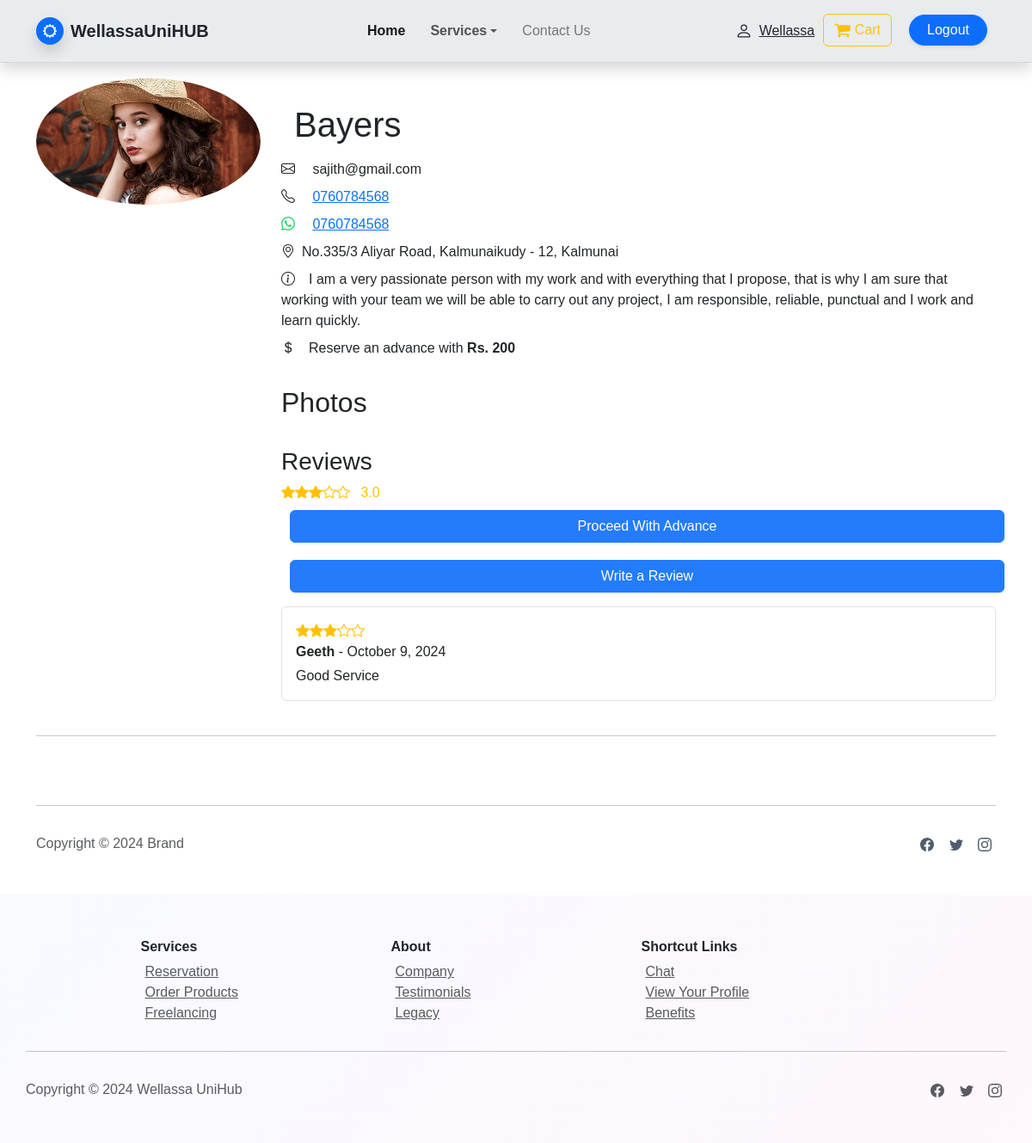
The app's page /freelance_view.php?userId=SP-001 (signed in), older data.
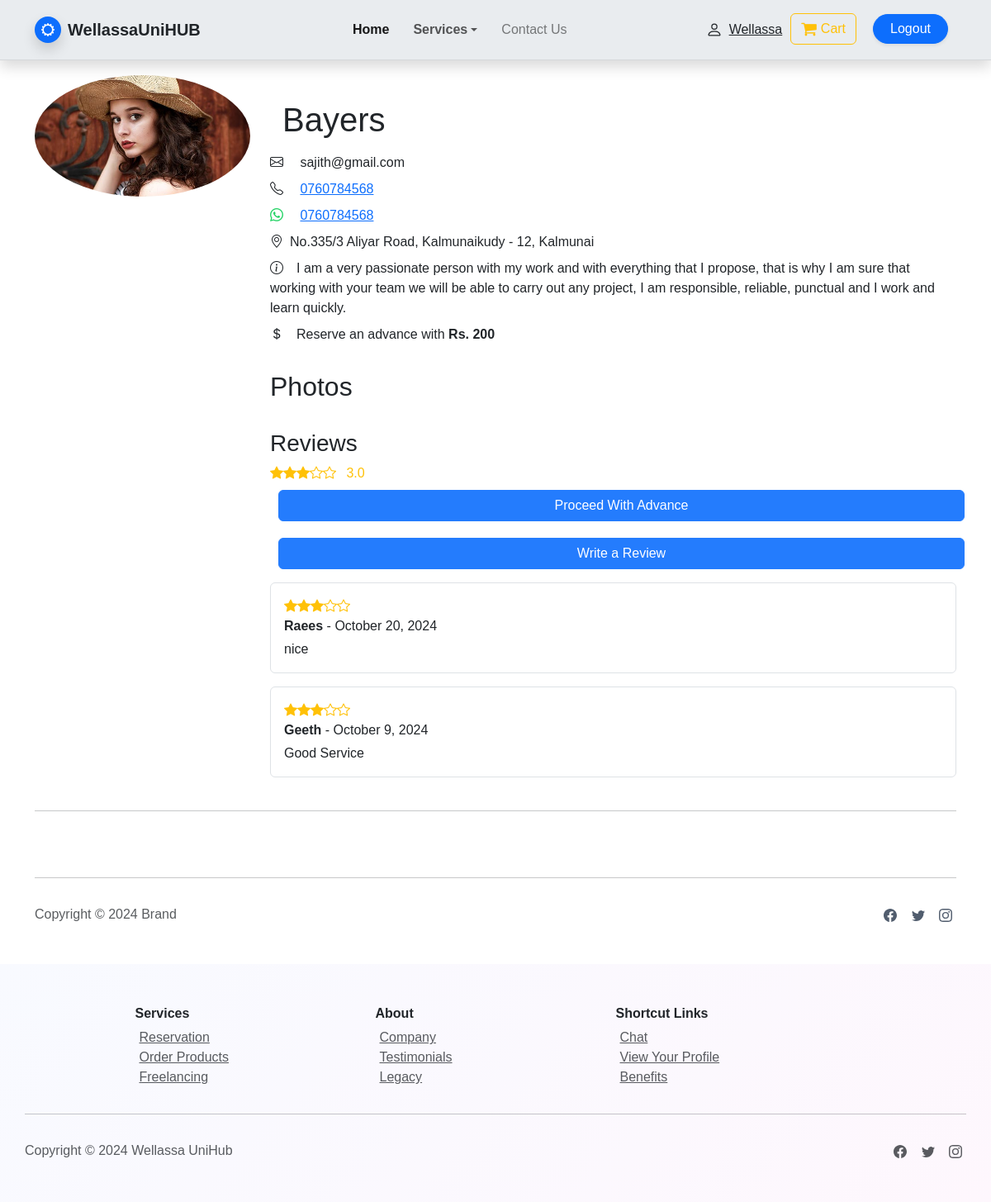
The same page, newer data.
### tables this page shows
CREATE TABLE `review_table` (
  `review_id` int(11) NOT NULL,
  `customer_id` varchar(10) NOT NULL,
  `product_id` varchar(10) NOT NULL,
  `provider_id` varchar(10) NOT NULL,
  `user_name` varchar(50) NOT NULL,
  `user_rating` int(1) NOT NULL,
  `user_review` text NOT NULL,
  `datetime` datetime NOT NULL
);

### php/classes/UserClass.php (called while the page is built, shortened)
<?php
class User
{
    private $dbconn;
    private $userId;
    private $businessName;
    public static function constructSPWithUserId($dbconn, $userId)
    {
        $user = new self();
        $user->dbconn = $dbconn;
        $user->userId = $userId;
        $user->loadUserSP();
        return $user;
    }
    private function loadUserSP()
    {
        $stmt = $this->dbconn->prepare("SELECT * FROM user WHERE user_id = ?");
        $stmt->bind_param("s", $this->userId);
        $stmt->execute();
        $result = $stmt->get_result();
        $user = $result->fetch_assoc();
        $this->businessName = $user['business_name'];
    }
    public function getBusinessName()
    {
        return $this->businessName;
    }
}

### php/classes/Review.php (called while the page is built, shortened)
<?php
class Review
{
    private $conn;
    public function __construct($db)
    {
        $this->conn = $db;
    }
    public function getAverageRatingByProvider($provider_id)
    {
        $query = "SELECT AVG(user_rating) as avg_rating FROM review_table WHERE provider_id = ?";
        $stmt = $this->conn->prepare($query);
        $stmt->bind_param("s", $provider_id);
        $stmt->execute();
        $result = $stmt->get_result();
        $row = $result->fetch_assoc();
        return $row['avg_rating'] ? round($row['avg_rating'], 1) : 0;
    }
    public function getReviewsByProviderId($provider_id)
    {
        $query = "SELECT * FROM review_table WHERE provider_id = ? ORDER BY datetime DESC";
        $stmt = $this->conn->prepare($query);
        $stmt->bind_param("s", $provider_id);
        $stmt->execute();
        $result = $stmt->get_result();
        $reviews = [];
        while ($row = $result->fetch_assoc()) {
            $reviews[] = $row;
        }
        return $reviews;
    }
}

### freelance_view.php (the view, shortened to what the changed rows need)
<?php
include_once('./php/classes/UserClass.php');
require_once './php/classes/Review.php';
$db = new DBConnection();
$providerId = $_GET['userId'];
if (isset($productId)) {
    $dbconn = $db->getConnection();
    $user = User::constructSPWithProductId($dbconn, $providerId, $productId);
    $photos = $user->getProductPhotos();
} else {
    $dbconn = $db->getConnection();
    $user = User::constructSPWithUserId($dbconn, $providerId);
}
$review = new Review($dbconn);
$averageRating = $review->getAverageRatingByProvider($providerId);
$reviews = $review->getReviewsByProviderId($providerId);
?>
<!DOCTYPE html>
<html lang="en">
<head>
    <link rel="stylesheet" href="https://stackpath.bootstrapcdn.com/bootstrap/4.3.1/css/bootstrap.min.css">
    <link href="https://cdnjs.cloudflare.com/ajax/libs/bootstrap-icons/1.5.0/font/bootstrap-icons.min.css" rel="stylesheet">
    <link rel="stylesheet" href="assets/bootstrap/css/bootstrap.min.css" />
    <link rel="stylesheet" href="https://cdnjs.cloudflare.com/ajax/libs/font-awesome/4.7.0/css/font-awesome.min.css" />
    <link rel="stylesheet" href="assets/css/styles.min.css" />
    <link rel="stylesheet" href="https://cdn.jsdelivr.net/npm/daterangepicker/daterangepicker.css" />
    <link rel="stylesheet" href="https://cdn.jsdelivr.net/npm/bootstrap@5.3.3/dist/css/bootstrap.min.css">
</head>
<body>
    <main>
        <div class="container mt-5">
            <div class="row">
                <div class="col-md-9">
                    <h1 class="col-md-3 mb-3"><?= $user->getBusinessName() ?></h1>
                    <br>
                <div class="row">
                    <div class="col-12">
                        <h2>Photos</h2>
                    </div>
                </div>
                <br>
                    <div class="mb-4">
                        <div class="star-rating mb-2">
                            <?php
                            for ($i = 1; $i <= 5; $i++) {
                                if ($i <= $averageRating) {
                                    echo '<i class="bi bi-star-fill text-warning"></i>';
                                } elseif ($i - 0.5 <= $averageRating) {
                                    echo '<i class="bi bi-star-half text-warning"></i>';
                                } else {
                                    echo '<i class="bi bi-star text-warning"></i>';
                                }
                            }
                            ?>
                            <span class="ml-2"><?php echo number_format($averageRating, 1); ?></span>
                        </div>
                        <div id="reviewsContainer">
                            <?php foreach ($reviews as $review): ?>
                                <div class="review-item mb-3 p-3 border rounded">
                                    <div class="star-rating">
                                        <?php
                                        for ($i = 1; $i <= 5; $i++) {
                                            if ($i <= $review['user_rating']) {
                                                echo '<i class="bi bi-star-fill text-warning"></i>';
                                            } else {
                                                echo '<i class="bi bi-star text-warning"></i>';
                                            }
                                        }
                                        ?>
                                    </div>
                                    <p class="mb-1"><strong><?php echo htmlspecialchars($review['user_name']); ?></strong> - <?php echo date('F j, Y', strtotime($review['datetime'])); ?></p>
                                    <p class="mb-0"><?php echo htmlspecialchars($review['user_review']); ?></p>
                                </div>
                            <?php endforeach; ?>
                        </div>
                    </div>
                </div>
            </div>
        </div>
    </main>
</body>
</html>

Row changes from the older to the newer data that the page shows:
added review_table: user_rating 3 (drawn), user_name "Raees", datetime "October 20, 2024", user_review "nice"
